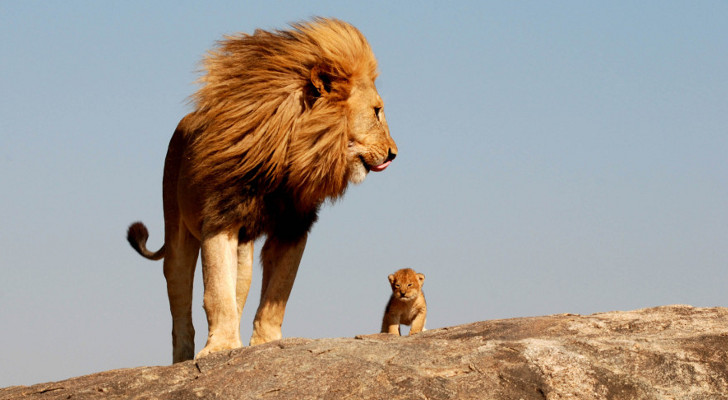
//> input picture Experiments/Parth/CV/Edges/img.jpg, 728 x 400 px
$ ./main img.jpg   (built with g++ and OpenCV 4)
//> lines starting //> are read from the running program, lines starting //| are printed output that depends on the picture
#include "opencv2/imgproc/imgproc.hpp"
#include "opencv2/highgui/highgui.hpp"
#include <stdlib.h>
#include <stdio.h>

using namespace cv;

int main(int argc, char** argv) {
    //Declare variables we're going to be using
    Mat src, src_gray;
    Mat grad;
    char* window_name = "Sobel Demo";
    int scale = 1;
    int delta = 0;
    int ddepth = CV_16S;

    int c;

    //Load our source image
    src = imread(argv[1]);
//> src is the input picture: 400 rows x 728 cols, CV_8UC3; mean B, G, R 150.2, 156.8, 163.1

    if (!src.data) {
        return -1;
    }

    //Apply gausian blur to reduce noise
    GaussianBlur(src, src, Size(3, 3), 0, 0, BORDER_DEFAULT);

    //Convert to grayscale
    cvtColor(src, src_gray, CV_RGB2GRAY);
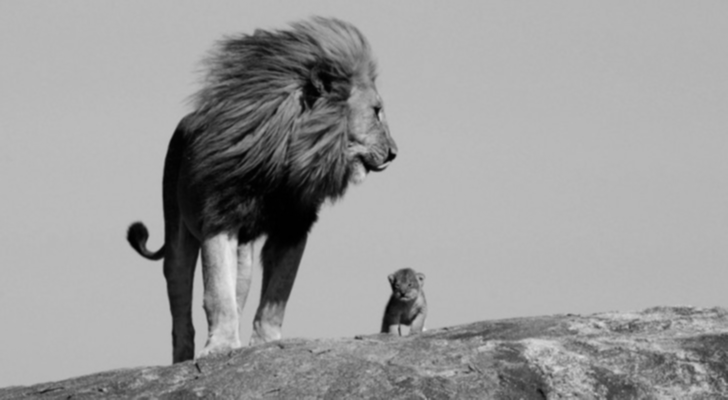
//> src_gray: 400 rows x 728 cols, CV_8UC1; min 0, max 234, mean 155.6

    //Calculate 'derivatives' in x, and y directions
    Mat grad_x, grad_y;
    Mat abs_grad_x, abs_grad_y;

    //src gray input image
    //grad_x & grad_y output image
    //ddeppth the depth of the output image
    //order of the derivative in the x direction

    //Gradient X
    Sobel(src_gray, grad_x, ddepth, 2, 0, 3, scale, delta, BORDER_DEFAULT);
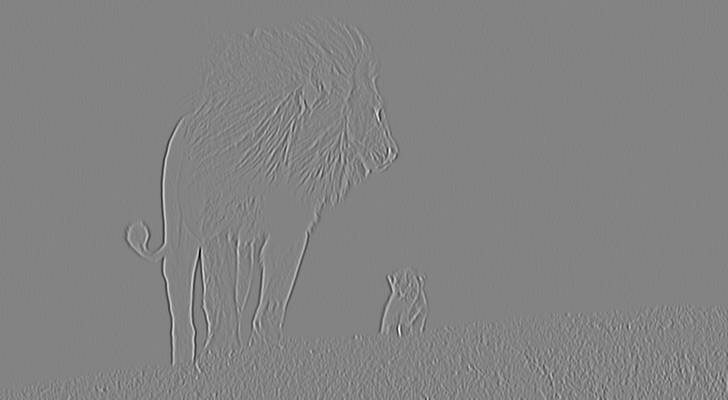
//> grad_x: 400 rows x 728 cols, CV_16SC1; min -306, max 288, mean 0; drawn with min black and max white
    //Gradient Y
    Sobel(src_gray, grad_y, ddepth, 0, 2, 3, scale, delta, BORDER_DEFAULT);
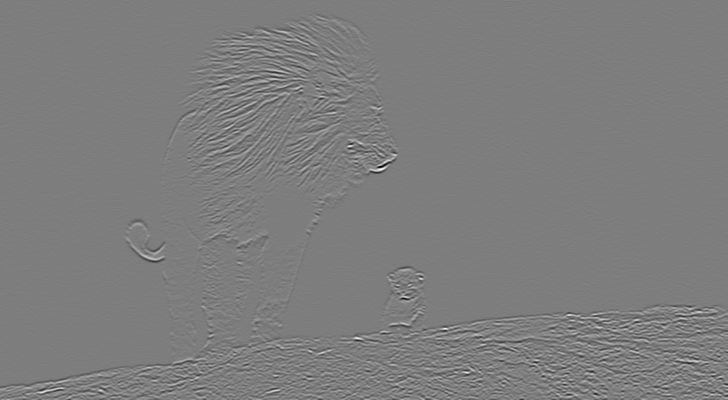
//> grad_y: 400 rows x 728 cols, CV_16SC1; min -251, max 258, mean 0; drawn with min black and max white

    convertScaleAbs(grad_x, abs_grad_x);
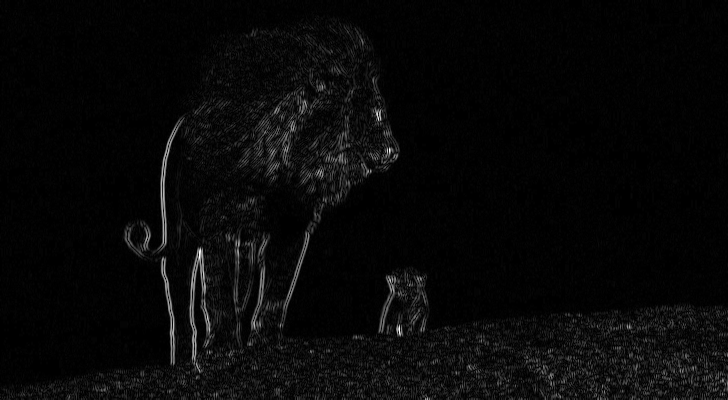
//> abs_grad_x: 400 rows x 728 cols, CV_8UC1; min 0, max 255, mean 8.1
    convertScaleAbs(grad_y, abs_grad_y);
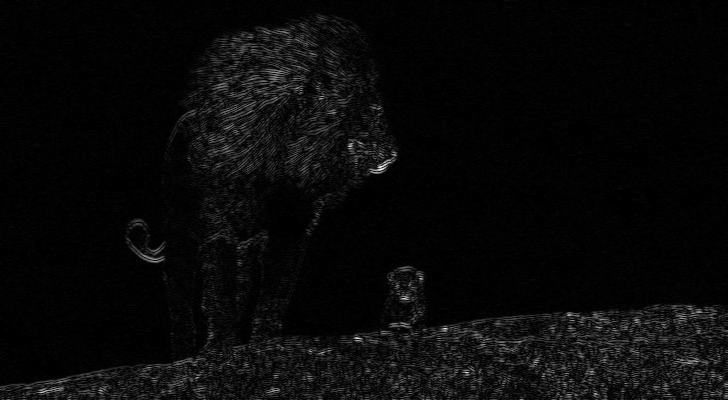
//> abs_grad_y: 400 rows x 728 cols, CV_8UC1; min 0, max 255, mean 9

    addWeighted(abs_grad_x, 0.5, abs_grad_y, 0.5, 0, grad);
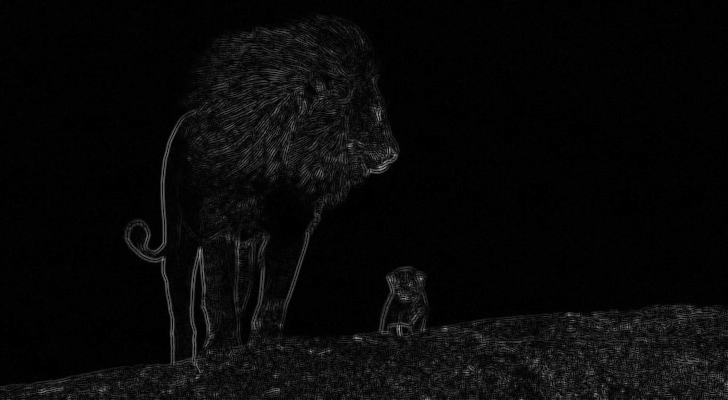
//> grad: 400 rows x 728 cols, CV_8UC1; min 0, max 161, mean 8.6

    imshow(window_name, grad);
    waitKey(0);
    return 0;
}
